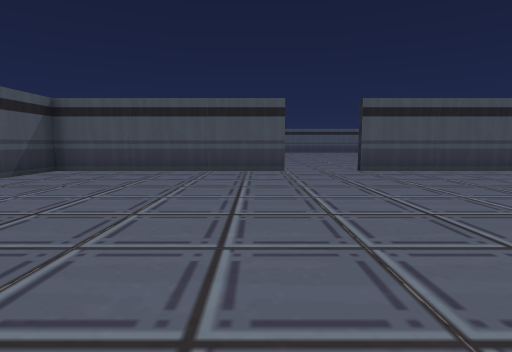
[1] (above)

16 first-person views from a walk through a scene from a Unity 3-D project. The camera is 1.5 m above the floor, tilts 6° down and sees 80° across. The floor is counted in squares, 2 m on a side. Each view is taken from the middle of a square. On the plan, view 1 faces up. The plan holds only what a view shows up to about 10 squares ahead; the rest is blank.

[2]
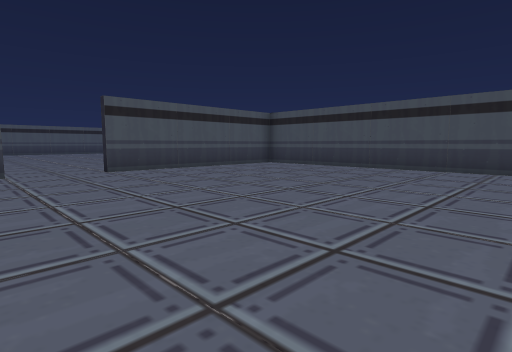

[3]
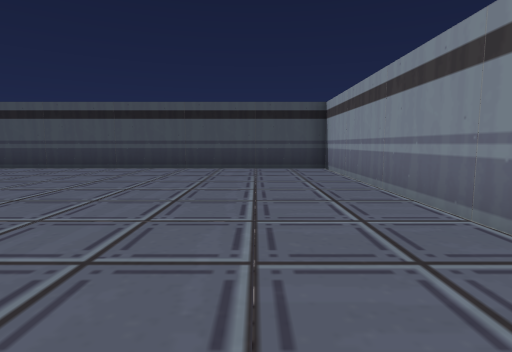

[4]
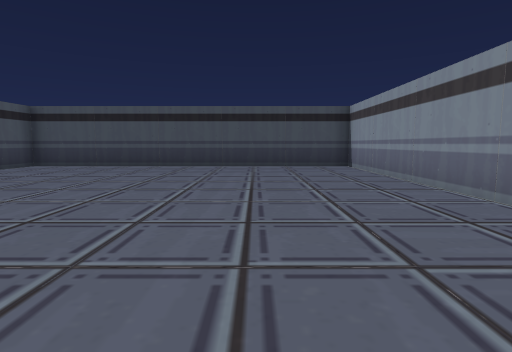

[5]
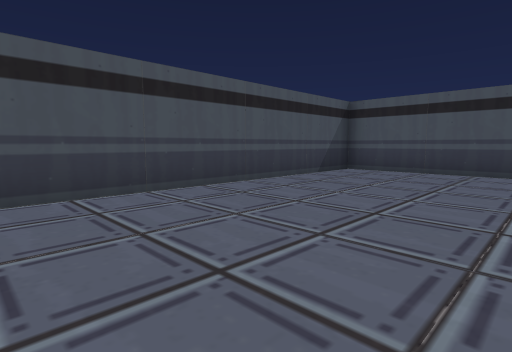

[6]
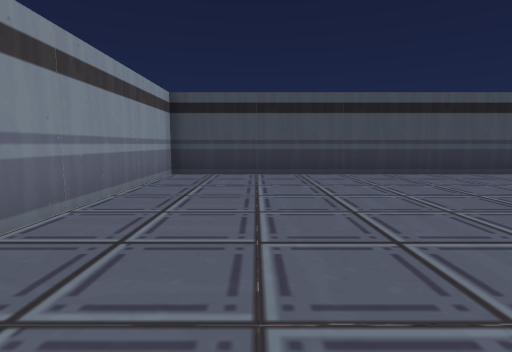

[7]
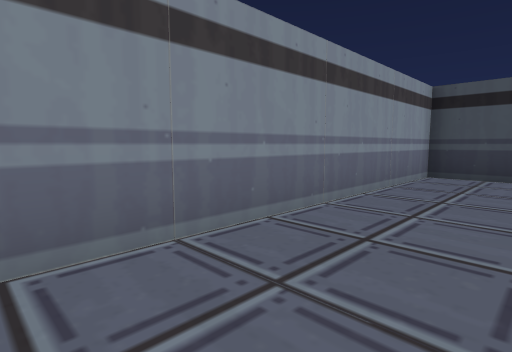

[8]
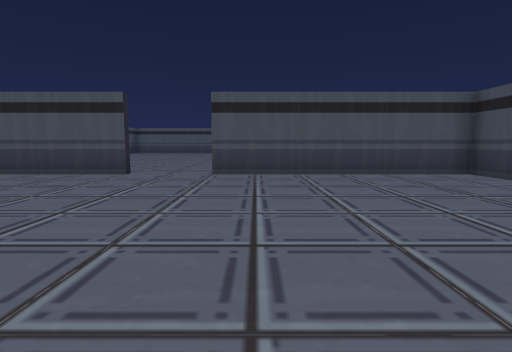

[9]
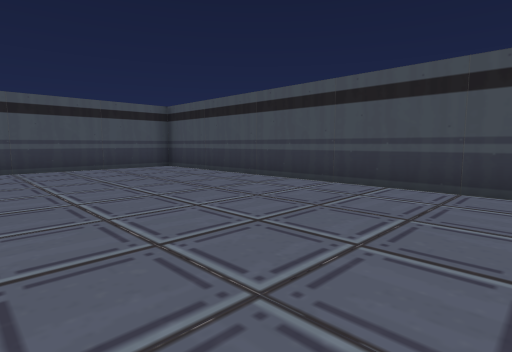

[10]
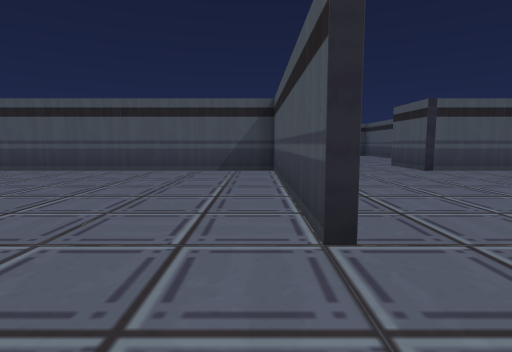

[11]
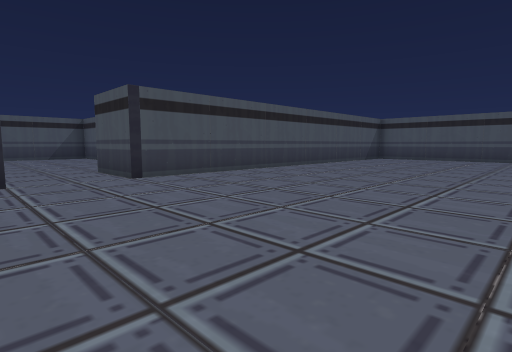

[12]
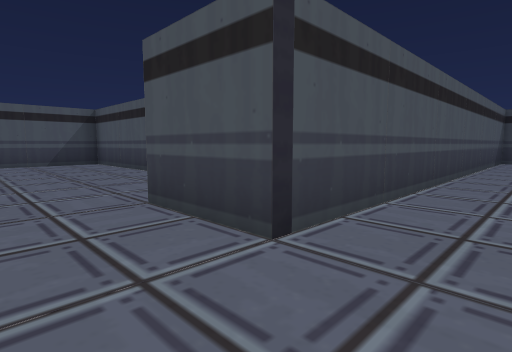

[13]
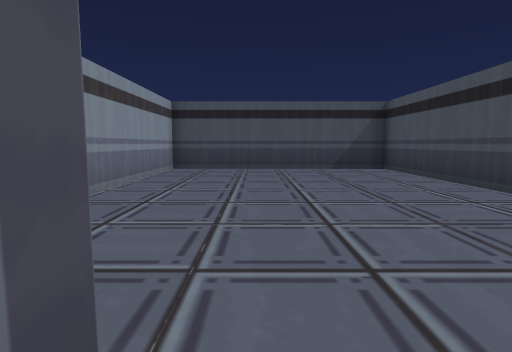

[14]
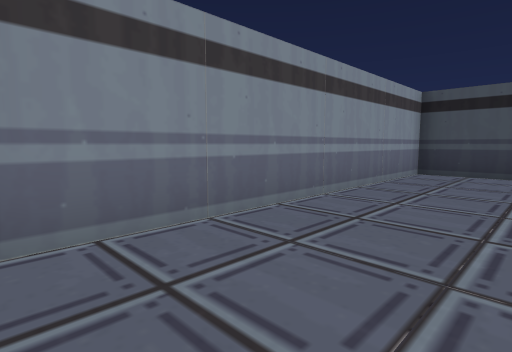

[15]
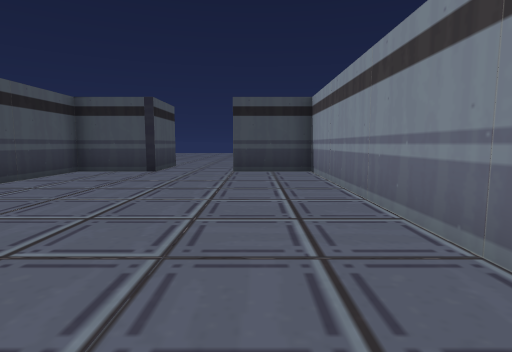

[16]
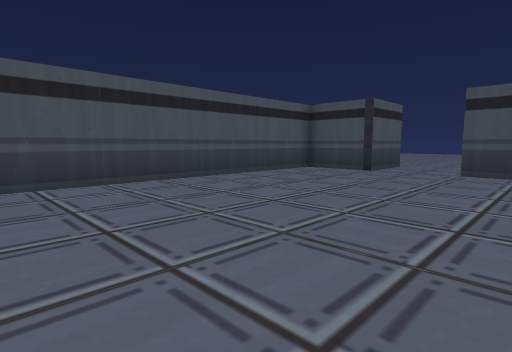

### Floor plan
Points are (right, up) in squares from view 1. A wall is a line through its corners. A room is listed if a view was taken in it or the views show most of it. See-through windows are left out.
Room 1 (views 1, 2, 3, 4, 5, 6, 7, 8, 9, 10)
walls: (0.9, 8.5) (-5.6, 8.5) (-5.6, -2.1) (9.3, -2.1) (9.3, 8.5) (2.9, 8.5)
ways out: opening at (1.5, 9) to room 2
Room 2 (views 11, 12)
walls: (-5.6, 23.6) (-5.6, 12.7)
ways out: opening at (1.5, 9) to room 1; opening at (-6.5, 11.5) to room 3
Room 3 (views 13, 14, 15, 16)
walls: (-5.6, 12.7) (-7.7, 12.7) (-7.7, 14.9) (-16.2, 14.9) (-16.2, 8.5) (-7.7, 8.5) (-7.7, 10.6)
ways out: opening at (-6.5, 11.5) to room 2

Positions as (right, up) in squares from view 1, and headings:
1: (0, 0), facing up
2: (0, 0), facing up-right
3: (0, 0), facing right
4: (-1, 1), facing right
5: (-1, 0), facing up-left
6: (2, 0), facing left
7: (2, 0), facing down-left
8: (4, 1), facing up
9: (4, -1), facing up-right
10: (3, 8), facing left
11: (1, 10), facing up-left
12: (-4, 11), facing up-left
13: (-7, 11), facing left
14: (-8, 11), facing down-left
15: (-16, 10), facing right
16: (-16, 9), facing up-right
